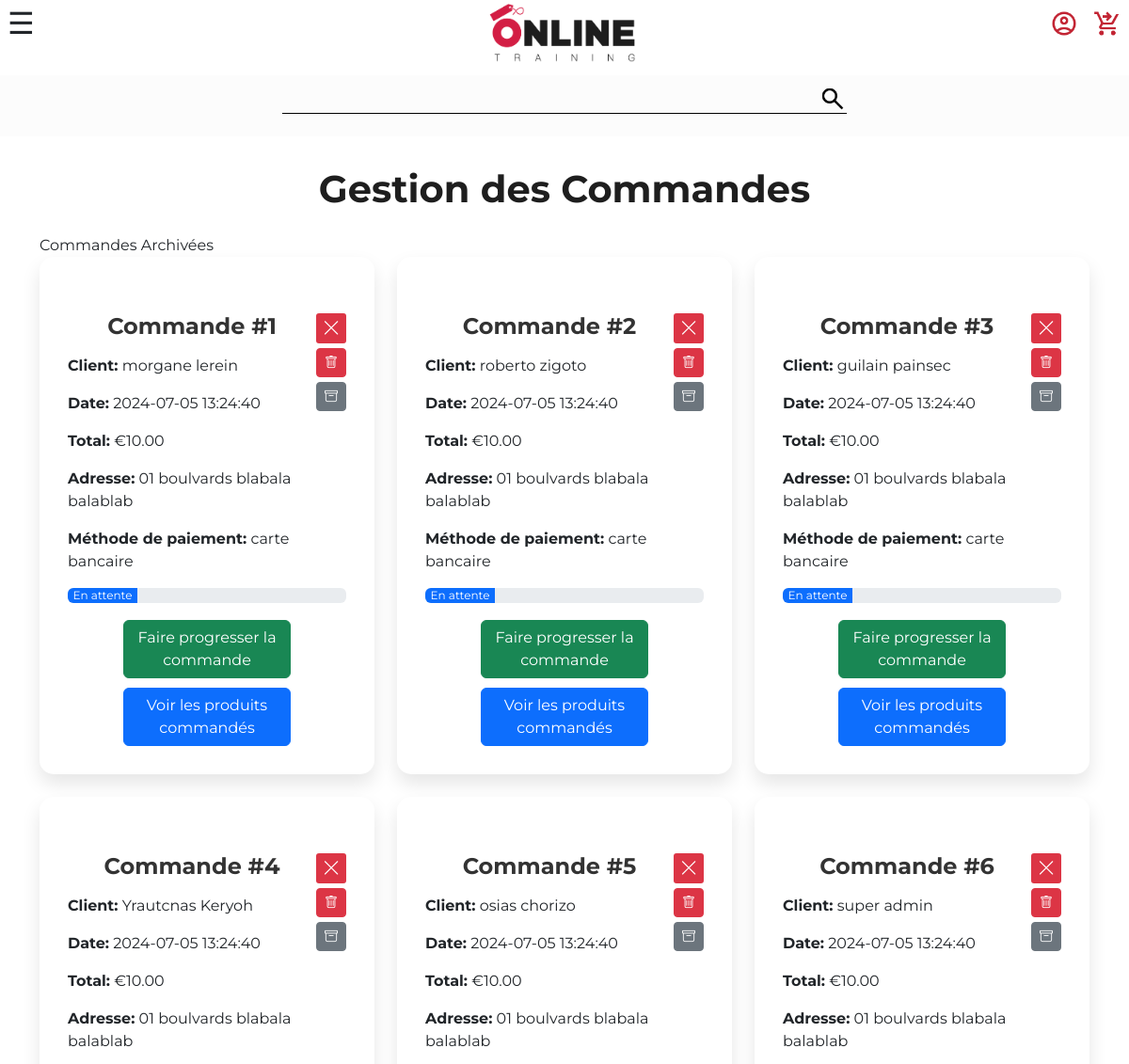
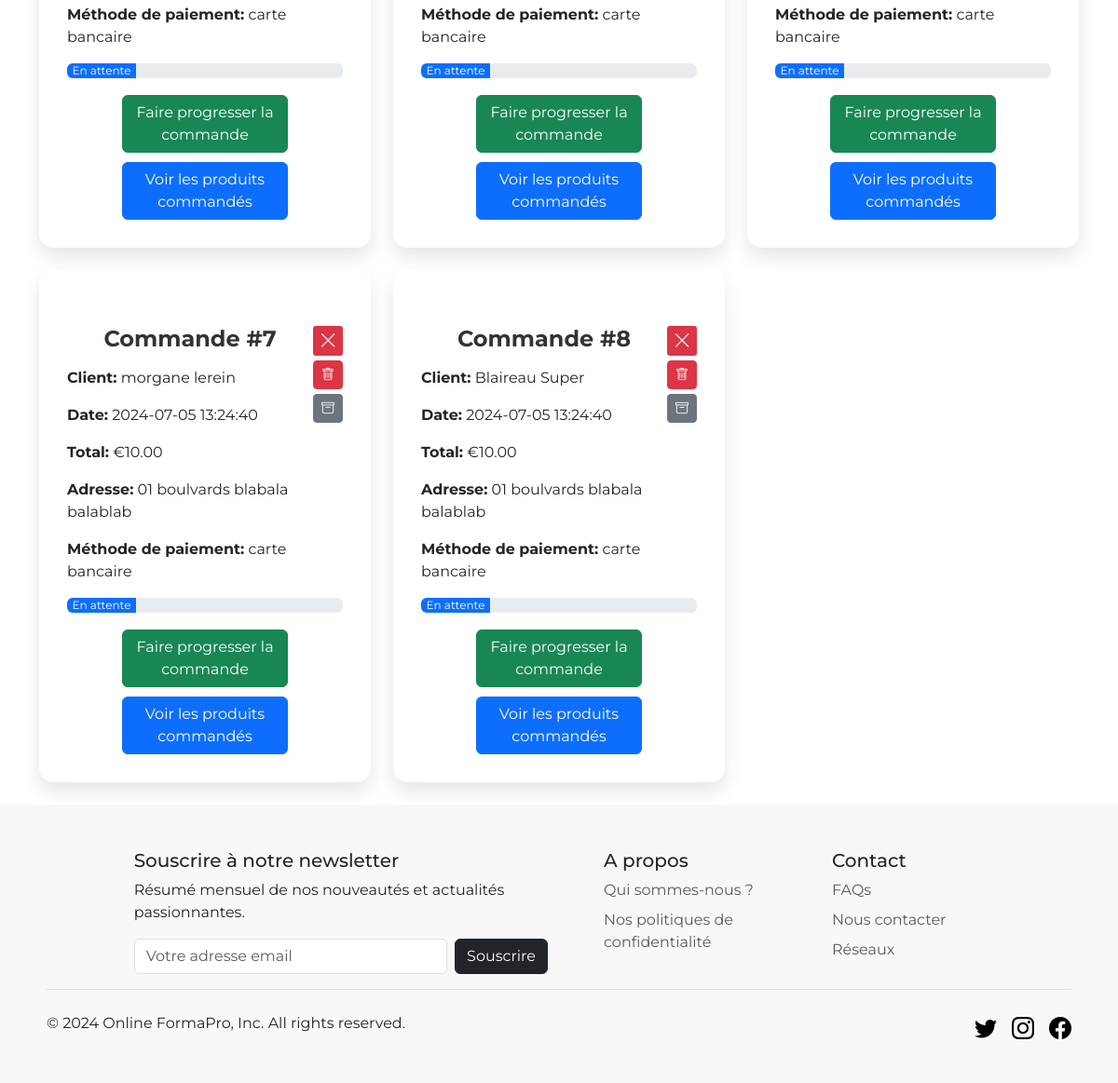
The app's page /pages/commandes.php, older data (2 pictures, top to bottom).
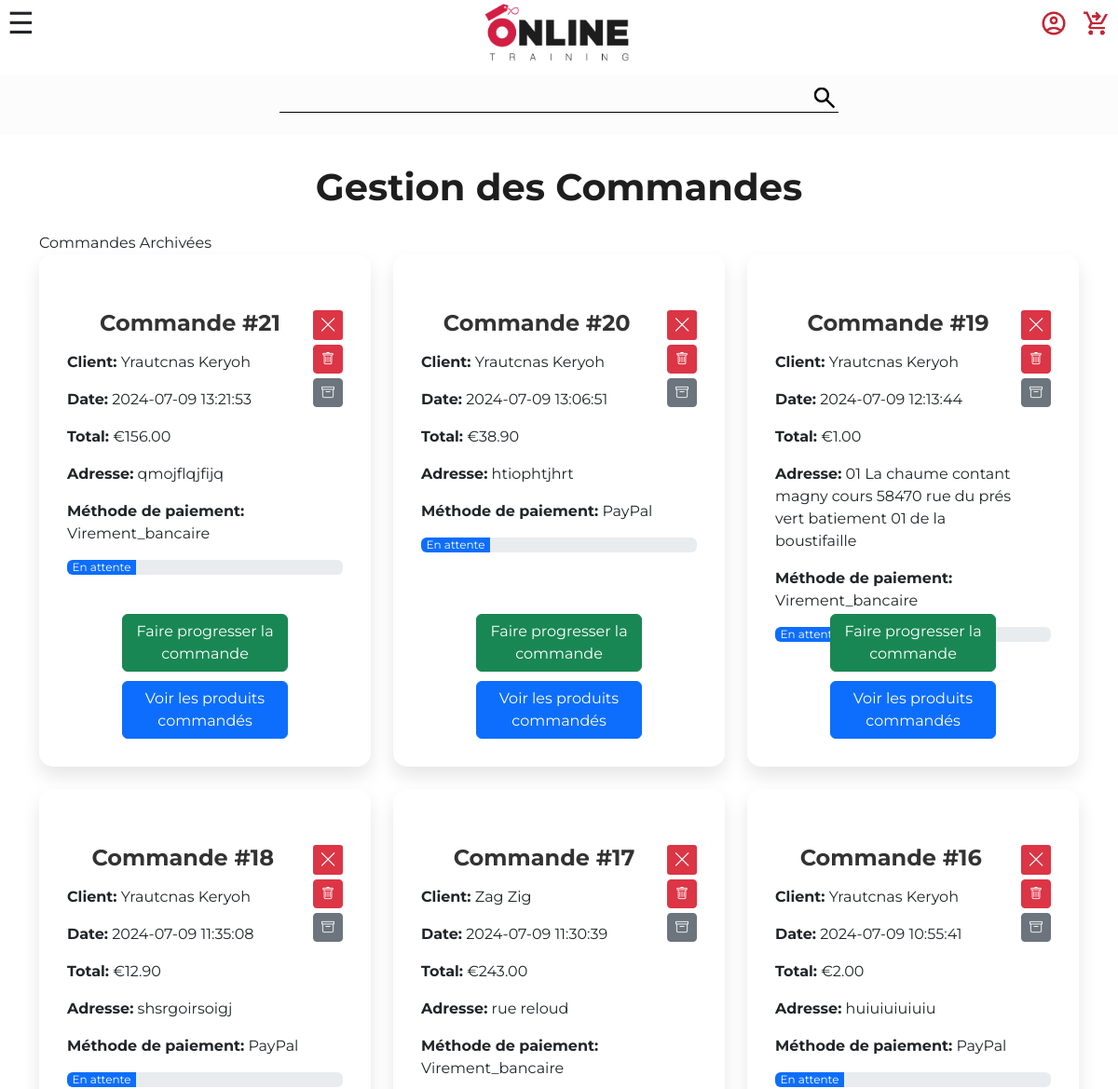
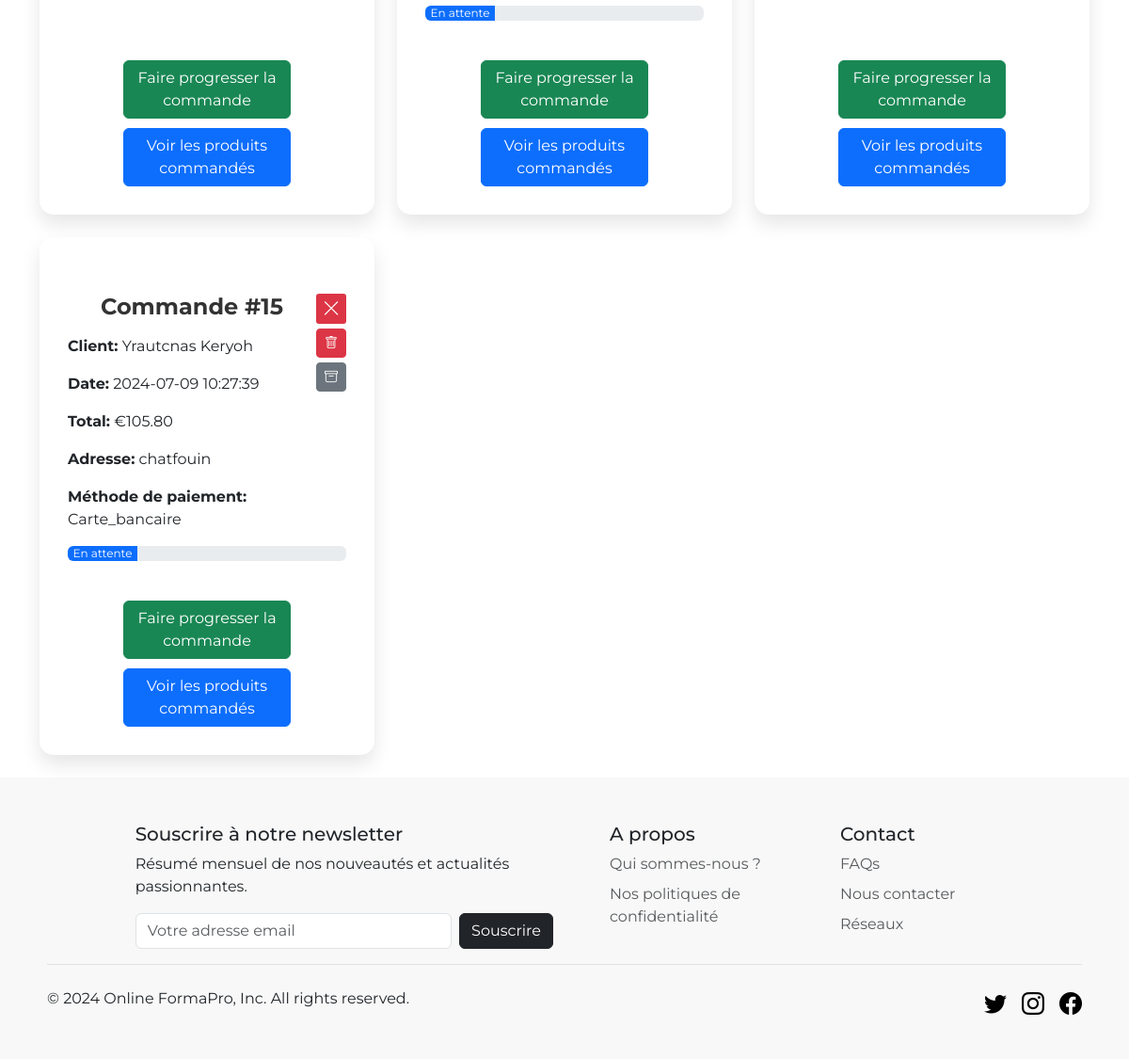
The same page, newer data (2 pictures, top to bottom).
### tables this page shows
CREATE TABLE `orders` (
  `id` int NOT NULL,
  `user_id` int NOT NULL,
  `cart_id` int DEFAULT NULL,
  `order_date` timestamp NULL DEFAULT CURRENT_TIMESTAMP,
  `status` enum('en attente','en cours de traitement','expédiée','livrée','annulée') DEFAULT 'en attente',
  `total_amount` decimal(10,2) NOT NULL,
  `shipping_address` text,
  `payment_method` varchar(50) DEFAULT NULL
);

CREATE TABLE `users` (
  `id` int NOT NULL,
  `first_name` varchar(255) NOT NULL,
  `last_name` varchar(255) NOT NULL,
  `email` varchar(255) NOT NULL,
  `password` varchar(255) NOT NULL,
  `Linkedin` varchar(255) DEFAULT NULL,
  `avatar` varchar(255) DEFAULT NULL,
  `group` varchar(255) DEFAULT NULL
);

### src/pages/commandes.php (the view, shortened to what this page needs)
<?php
require_once("../elements/connect.php");
$sort_column = isset($_GET['sort_column']) ? $_GET['sort_column'] : 'order_date';
$sort_order = isset($_GET['sort_order']) && $_GET['sort_order'] == 'asc' ? 'asc' : 'desc';
$sql = "SELECT o.id, u.first_name, u.last_name, o.order_date, o.status, o.total_amount, o.shipping_address, o.payment_method
        FROM orders o
        JOIN users u ON o.user_id = u.id
        ORDER BY $sort_column $sort_order";
$requete = $db->prepare($sql);
$requete->execute();
$resulta = $requete->fetchAll(PDO::FETCH_ASSOC);
?>
<!DOCTYPE html>
<html lang="en">
<head>
    <link href="https://cdn.jsdelivr.net/npm/bootstrap@5.3.3/dist/css/bootstrap.min.css" rel="stylesheet">
    <link rel="stylesheet" href="https://cdn.jsdelivr.net/npm/bootstrap-icons@1.11.1/font/bootstrap-icons.css">
    <link rel="stylesheet" href="../CSS/backoffice-style.css">
    <link rel="stylesheet" href="../CSS/style.css">
</head>
<body>
    <?php require_once('../elements/header.php'); ?>
    <main class="bg-commandes">
        <article class="container mt-4">
            <h1 class="backoff-comm-title mb-4">Gestion des Commandes</h1>
            <a class="nav-link" href="archives_cde.php">Commandes Archivées</a>
            <div class="row">
                <?php foreach ($resulta as $commande) : ?>
                    <div class="col-lg-4 col-md-6 col-sm-12 mb-4">
                            <div class="card2" data-order-id="<?= $commande['id'] ?>">
                                <div class="card-body">
                                    <div class="d-flex justify-content-between">
                                        <div>
                                            <h5 class="card-title">Commande #<?= $commande['id'] ?></h5>
                                            <p class="card-text"><strong>Client:</strong> <?= $commande['first_name'] . ' ' . $commande['last_name'] ?></p>
                                            <p class="card-text"><strong>Date:</strong> <?= $commande['order_date'] ?></p>
                                            <p class="card-text"><strong>Total:</strong> €<?= $commande['total_amount'] ?></p>
                                            <p class="card-text"><strong>Adresse:</strong> <?= $commande['shipping_address'] ?></p>
                                            <p class="card-text"><strong>Méthode de paiement:</strong> <?= $commande['payment_method'] ?></p>
                                        </div>
                                        <div class="text-end">
                                            <a class="btn btn-sm btn-danger btn-cross" title="Annuler" href="#" onclick="cancelOrder(<?= $commande['id'] ?>); return false;">
                                                <i class="bi bi-x-lg"></i>
                                        </a>
                                            <a class="btn btn-sm btn-danger" title="Supprimer" href="#" onclick="confirmDelete(<?= $commande['id'] ?>); return false;"><i class="bi bi-trash"></i></a>
                                        <a class="btn btn-sm btn-secondary" title="archiver" href="../pages/archive_order.php?id=<?= $commande["id"] ?>"><i class="bi bi-archive"></i></a>
                                        </div>
                                    </div>
                                    <div class="progress mt-3">
                                        <?php
                                        $status = strtolower($commande['status']);
                                        $progress = 0;
                                        switch ($status) {
                                            case 'en attente':
                                                $progress = 25;
                                                break;
                                    }
                                        ?>
                                        <div class="progress-bar" role="progressbar" style="width: <?= $progress ?>%;" aria-valuenow="<?= $progress ?>" aria-valuemin="0" aria-valuemax="100"><?= ucfirst($status) ?></div>
                                    </div>
                                <div class="btn-container mt-3 btn-prog-show">
                                        <button type="button" class="btn btn-success btn-progress" data-order-id="<?= $commande['id'] ?>">
                                        Faire progresser la commande
                                    </button>
                                    <button type="button" class="btn btn-primary" data-bs-toggle="modal" data-bs-target="#modalCommande<?= $commande['id'] ?>">
                                            Voir les produits commandés
                                        </button>
                                    </div>
                            </div>
                        </div>
                    </div>
                <?php endforeach; ?>
            </div>
        </article>
    </main>
    <?php require_once('../elements/footer.php'); ?>
</body>
</html>

### src/elements/header.php
<header>
<?php
require_once 'nav.php';
?>
    <div class="logo">
        <a href="../index.php"><img class="logo_index" src="../img/illustration/logo-online-training.png"></a>
    </div>
    <div class="researchBar">
        <form class="searchForm" method="GET" action="../pages/search.php">
            <input name="search" type="text" class="researchInput" placeholder="">
            <button><img class="searchButton" src="../img/illustration/search.png"></button>
        </form>
    </div>
</header>

### src/elements/nav.php (shortened to what this page needs)
<nav>
<div class="menuButtonsContainer">
    <span id="menuBurgerIcon">☰</span>
        <ul class="menu" id="userMenu">
        <?php if(isset($_SESSION['user'])){
            echo'
            <li>
                <a href="../pages/profil.php">
                    <img class="userMenuIcon" src="../img/illustration/account.png">
                </a>
            </li> ';
            if (strpos($_SESSION['user']['group'], 'admin') !== false || strpos($_SESSION['user']['group'], 'sub') !== false) {
                echo '
                <li>
                <a href="../pages/backoffice-general.php">
                    <img class="userMenuIcon" src="../img/illustration/settings_back.png">
                </a>
                </li>';
            }
            require_once("connect.php");
            $sql = "SELECT * FROM messages WHERE receiver_user_id = :user_id AND message_read = 0";
            $query = $db->prepare($sql);
            $query->bindValue(':user_id', $_SESSION['user']['id']);
            $query->execute();
            $unread = $query->fetch(PDO::FETCH_ASSOC);
            echo '
            <li>
                <a href="../pages/messagerie.php">';
                if($unread){echo '<img class="userMenuIcon" src="../img/illustration/message_unread.png">';}
                else{echo '<img class="userMenuIcon" src="../img/illustration/message.png">';}
                    echo'
                </a>
            </li>
            <li>
                <a href="../tools/logout.php">
                    <img class="userMenuIcon" src="../img/illustration/disconnect.png">
                </a>
            </li>';
        }
        else{
            echo'
            <li>
                <a href="../tools/login.php">
                    <img class="userMenuIcon" src="../img/illustration/account.png">
                </a>
            </li>';
        }
        ?>
            <li>
                <a href="../pages/cart.php">
                    <img class="userMenuIcon" src="../img/illustration/cart.png">
                </a>
            </li>
        </ul>
</div>
</nav>

### src/elements/footer.php (shortened to what this page needs)
<footer class="footer-pad pt-5 color-footer">
    <div class="row">
    <div class="col-md-5 offset-md-1 mb-3">
            <form>
            <h5>Souscrire à notre newsletter</h5>
                <p>Résumé mensuel de nos nouveautés et actualités passionnantes.</p>
            <div class="d-flex flex-column flex-sm-row w-100 gap-2">
                <input id="newsletter1" type="text" class="form-control" placeholder="Votre adresse email">
                <button class="btn btn-dark" type="button";>Souscrire</button>
            </div>
            </form>
    </div>
        <div class="col-6 col-md-3 px-5 mb-3">
            <h5>A propos</h5>
            <ul class="nav flex-column">
                <li class="nav-item mb-2"><a href="#" class="nav-link p-0 text-body-secondary">Qui sommes-nous ?</a></li>
                <li class="nav-item mb-2"><a href="#" class="nav-link p-0 text-body-secondary">Nos politiques de confidentialité</a></li>
            </ul>
        </div>
        <div class="col-6 col-md-3 mb-3">
            <h5>Contact</h5>
            <ul class="nav flex-column">
                <li class="nav-item mb-2"><a href="#" class="nav-link p-0 text-body-secondary">FAQs</a></li>
                <li class="nav-item mb-2"><a href="#" class="nav-link p-0 text-body-secondary">Nous contacter</a></li>
                <li class="nav-item mb-2"><a href="#" class="nav-link p-0 text-body-secondary">Réseaux</a></li>
            </ul>
        </div>
    </div>
    <div class="d-flex flex-column flex-sm-row justify-content-between py-4 border-top">
        <p>© 2024 Online FormaPro, Inc. All rights reserved.</p>
        <ul class="list-unstyled d-flex">
            <li class="ms-3"><a class="link-body-emphasis" href="#"><i class="bi bi-twitter" style="font-size: 1.5rem;"></i></a></li>
            <li class="ms-3"><a class="link-body-emphasis" href="#"><i class="bi bi-instagram" style="font-size: 1.5rem;"></i></a></li>
            <li class="ms-3"><a class="link-body-emphasis" href="#"><i class="bi bi-facebook" style="font-size: 1.5rem;"></i></a></li>
        </ul>
    </div>
</footer>

### src/CSS/backoffice-style.css (style rules this page uses)
.card2 { background-color: white; border-radius: 15px; box-shadow: 0 10px 20px rgba(0, 0, 0, 0.1); padding: 30px; transition: all 0.3s ease; display: flex; flex-direction: column; justify-content: space-between; min-height: 550px; position: relative; padding-top: 60px; max-width: 400px; padding-bottom: 80px; }
.card2 .btn-container { position: absolute; bottom: 30px; left: 50%; transform: translateX(-50%); }
.text-end { display: flex; flex-direction: column; width: 32px; gap: 5px; }
.card-title { font-size: 24px; font-weight: bold; margin-bottom: 15px; color: #333; text-align: center; }
.container { padding-top: 2rem; }
h1 { color: #1e1e1e; text-align: center; margin-bottom: 2rem; font-family: "Montserrat", sans-serif; font-weight: bold; }
.bg-commandes { background-image: url(/img/temporaire/vecteezy.jpg); background-attachment: fixed; background-size: cover; background-repeat: no-repeat; }
.btn-cross { background-color: #dc3545; border: none; display: inline-flex; align-items: center; justify-content: center; width: 32px; height: 32px; padding: 0; border-radius: 3px; color: white; font-size: 1.2rem; }
.btn-cross i { font-size: 1.2rem; }
.btn-prog-show { display: flex; flex-direction: column; justify-content: center; align-items: center; gap: 10px; }
.btn-progress { width: 100%; font-size: 16px; }
.footer-pad { padding-left: 50px; padding-right: 50px; }
.color-footer { background-color: rgb(248, 248, 248); }

### src/CSS/style.css (style rules this page uses)
body { background-color: rgb(252, 252, 252) !important; }
.logo { height: 80px; max-width: 200px; position: fixed; top: 50px; left: 0; right: 0; margin: auto; z-index: 1000; }
.logo a { display: block; max-width: 200px; margin: auto; }
.logo img { height: 70px; margin: auto; background-color: white; }
nav { display: flex; height: 80px; position: fixed; background: white; width: 100%; top: 0; z-index: 250; }
.menuButtonsContainer { background-color: rgb(255, 255, 255); display: flex; justify-content: space-between; width: 100%; z-index: 200; }
#menuBurgerIcon { padding: 0px 8px; font-size: 2em; }
ul.menu { list-style: none; }
#menuBurgerIcon { cursor: pointer; line-height: 50px; transition: transform 0.5s; }
#userMenu { display: flex; flex-direction: row; align-items: center; height: 50px; width: 100%; justify-content: flex-end; }
#userMenu img { width: 30px; margin: 8px; }
.researchBar form { display: flex; align-items: center; justify-content: space-around; margin: 150px auto 20px auto; width: 90vw; max-width: 600px; border-bottom: solid black 1px; }
.researchBar input { height: 100%; width: calc(100% - 30px); border: none; text-align: center; background-color: rgb(252, 252, 252); }
.researchBar button { width: 30px; background: none; border: none; }
body { font-family: "Montserrat", sans-serif !important; }
@media only screen and (min-width: 768px) { .logo { top: 0px; } }
@media only screen and (min-width: 768px) { .researchBar form { margin: 90px auto 20px auto; } }
@media only screen and (min-width: 768px) { .menuButtonsContainer { background-color: rgba(255, 255, 255, 0); } }
@media screen and (min-width: 1024px) { .logo { top: 0px; } }
@media screen and (min-width: 1024px) { .researchBar form { margin: 90px auto 20px auto; } }
@media screen and (min-width: 1024px) { .menuButtonsContainer { background-color: rgba(255, 255, 255, 0); } }
.footer-pad { padding-left: 50px; padding-right: 50px; }
.color-footer { background-color: rgb(248, 248, 248); }

Row changes from the older to the newer data that the page shows:
removed orders: id "1", user.first_name "morgane", user.last_name "lerein", order_date "2024-07-05 13:24:40", total_amount "10.00", shipping_address "01 boulvards blabala balablab", payment_method "carte bancaire", status "En attente"
removed orders: id "2", user.first_name "roberto", user.last_name "zigoto", order_date "2024-07-05 13:24:40", total_amount "10.00", shipping_address "01 boulvards blabala balablab", payment_method "carte bancaire", status "En attente"
removed orders: id "3", user.first_name "guilain", user.last_name "painsec", order_date "2024-07-05 13:24:40", total_amount "10.00", shipping_address "01 boulvards blabala balablab", payment_method "carte bancaire", status "En attente"
removed orders: id "4", user.first_name "Yrautcnas", user.last_name "Keryoh", order_date "2024-07-05 13:24:40", total_amount "10.00", shipping_address "01 boulvards blabala balablab", payment_method "carte bancaire", status "En attente"
removed orders: id "5", user.first_name "osias", user.last_name "chorizo", order_date "2024-07-05 13:24:40", total_amount "10.00", shipping_address "01 boulvards blabala balablab", payment_method "carte bancaire", status "En attente"
removed orders: id "6", user.first_name "super", user.last_name "admin", order_date "2024-07-05 13:24:40", total_amount "10.00", shipping_address "01 boulvards blabala balablab", payment_method "carte bancaire", status "En attente"
removed orders: id "7", user.first_name "morgane", user.last_name "lerein", order_date "2024-07-05 13:24:40", total_amount "10.00", shipping_address "01 boulvards blabala balablab", payment_method "carte bancaire", status "En attente"
removed orders: id "8", user.first_name "Blaireau", user.last_name "Super", order_date "2024-07-05 13:24:40", total_amount "10.00", shipping_address "01 boulvards blabala balablab", payment_method "carte bancaire", status "En attente"
added orders: id "21", user.first_name "Yrautcnas", user.last_name "Keryoh", order_date "2024-07-09 13:21:53", total_amount "156.00", shipping_address "qmojflqjfijq", payment_method "Virement_bancaire", status "En attente"
added orders: id "20", user.first_name "Yrautcnas", user.last_name "Keryoh", order_date "2024-07-09 13:06:51", total_amount "38.90", shipping_address "htiophtjhrt", payment_method "PayPal", status "En attente"
added orders: id "19", user.first_name "Yrautcnas", user.last_name "Keryoh", order_date "2024-07-09 12:13:44", total_amount "1.00", shipping_address "01 La chaume contant magny cours 58470 rue du prés vert batiement 01 de la boustifaille", payment_method "Virement_bancaire", status "En attente"
added orders: id "18", user.first_name "Yrautcnas", user.last_name "Keryoh", order_date "2024-07-09 11:35:08", total_amount "12.90", shipping_address "shsrgoirsoigj", payment_method "PayPal", status "En attente"
added orders: id "17", user.first_name "Zag", user.last_name "Zig", order_date "2024-07-09 11:30:39", total_amount "243.00", shipping_address "rue reloud", payment_method "Virement_bancaire", status "En attente"
added orders: id "16", user.first_name "Yrautcnas", user.last_name "Keryoh", order_date "2024-07-09 10:55:41", total_amount "2.00", shipping_address "huiuiuiuiuiu", payment_method "PayPal", status "En attente"
added orders: id "15", user.first_name "Yrautcnas", user.last_name "Keryoh", order_date "2024-07-09 10:27:39", total_amount "105.80", shipping_address "chatfouin", payment_method "Carte_bancaire", status "En attente"
